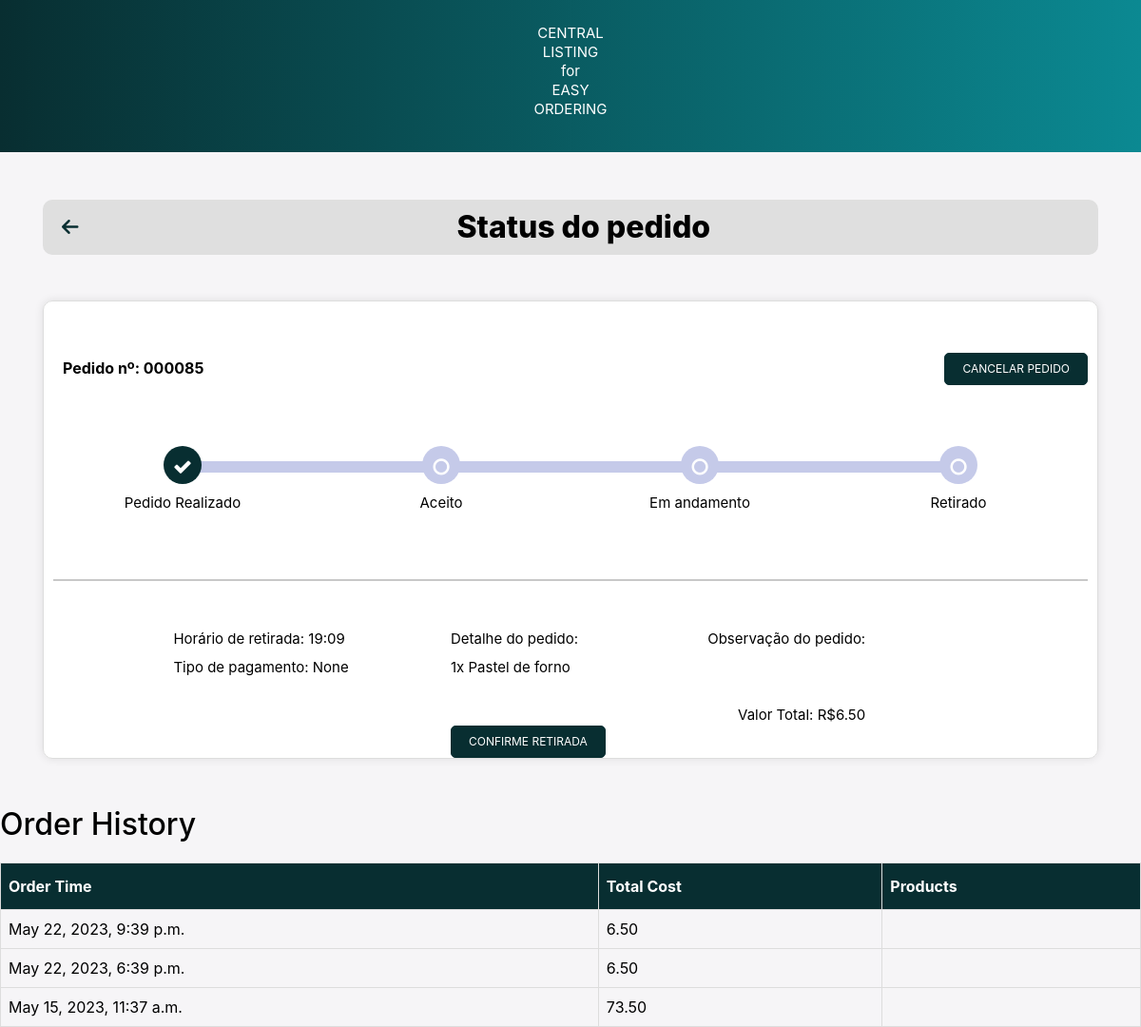
The page /order_status/ (signed in) on the database as committed earlier.
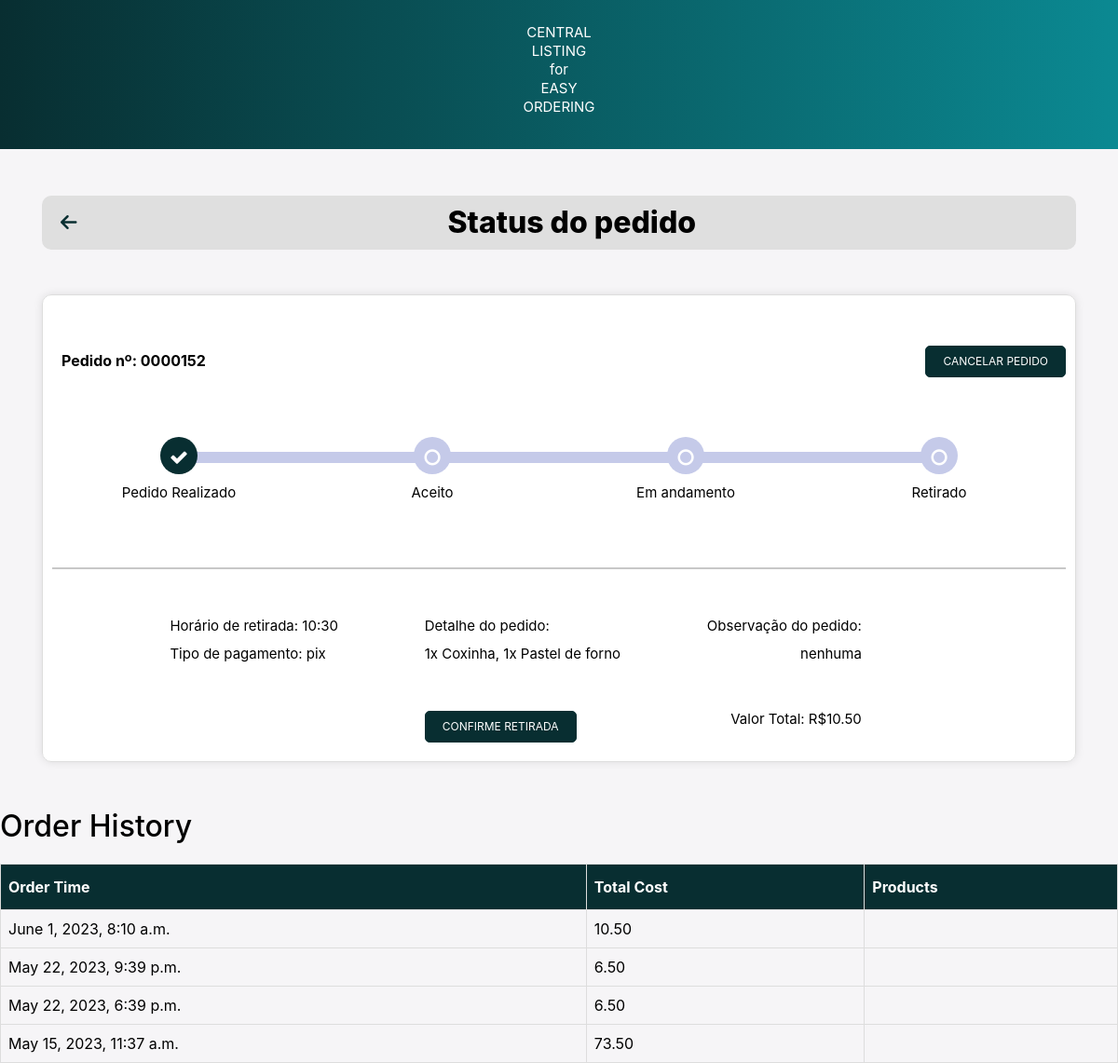
The same page on the database as committed later.
### main/models.py (models this page shows)
class Order(models.Model):
    PAYMENT_METHOD_CHOICES = [
        ('pix', 'PIX'),
        ('credit_card', 'Credit Card'),
    ]
    user = models.ForeignKey(User, on_delete=models.CASCADE)
    order = models.CharField(max_length=1000)
    order_datetime = models.DateTimeField()
    pickup_time = models.DateTimeField()
    total = models.DecimalField(max_digits=6, decimal_places=2)
    obs = models.TextField(blank=True)
    payment_method = models.CharField(max_length=20, choices=PAYMENT_METHOD_CHOICES, null=True)

### main/views.py (the view)
# urls.py: path('order_status/', views.order_status, name='order_status'),
@login_required(login_url='login')
def order_status(request):
    cart = Cart.objects.filter(user=request.user)
    cart_obs = CartObs.objects.filter(user=request.user).last()
    order = Order.objects.filter(user=request.user).last()
    order_history = Order.objects.filter(user=request.user).order_by('-order_datetime')
    if request.method == 'POST':
        messages.success(request, 'Pedido realizado com sucesso!')
        cart.delete()
        cart_obs.delete()
    context = {
        'order': order,
        'order_history': order_history,
    }
    return render(request, 'order_status.html', context)

### templates/order_status.html (shortened to what this page needs)
{% load static %}
<!DOCTYPE html>
<html>
<head>
    <link rel="stylesheet" href="https://cdnjs.cloudflare.com/ajax/libs/font-awesome/6.4.0/css/all.min.css" />
    <link
    rel="stylesheet"
    href="https://cdn.jsdelivr.net/npm/bootstrap@4.3.1/dist/css/bootstrap.min.css"
  />
  <link
    rel="stylesheet"
    href="https://cdnjs.cloudflare.com/ajax/libs/font-awesome/4.7.0/css/font-awesome.css"
  />
  <link rel="stylesheet" type="text/css" href="{% static './css/order_status.css' %}">
</head>
<body>
  <nav>
          <p>CENTRAL<br>LISTING<br>for<br>EASY<br>ORDERING</p>
  </nav>
    <div class="container">
        <div class="top-bar">
            <a id="arrow" href="{% url 'home' %}" class="back-to-home">
                <i class="fas fa-arrow-left"></i>
            </a>
            <h1 class="top-bar-title">Status do pedido</h1>
        </div>
    </div>
    {% if order %}
    <div class="container">
      <div class="card">
        <div class="timeline-container">
          <div class="order_number_text">
            Pedido nº: 0000{{ order.id }}</p>
            <a href="{% url 'cancel_order' %}" class="btn btn-primary custom-btn" id="cancelar_pedido" style="text-decoration:none" name="cancel_order">Cancelar pedido</a>
          </div>
          <ul id="progressbar" class="text-center">
            <li class="step0">
              <div class="step-container">
                <p class="status-text">Pedido Realizado</p>
              </div>
            </li>
            <li class="step0">
              <div class="step-container">
                <p class="status-text">Aceito</p>
              </div>
            </li>
            <li class="step0">
              <div class="step-container">
                <p class="status-text">Em andamento</p>
              </div>
            </li>
            <li class="step0">
              <div class="step-container">
                <p class="status-text">Retirado</p>
              </div>
            </li>
          </ul>
          <br><br><br><br><br>
          <div class="track-order">
            <hr>
            <div class="row d-flex justify-content-between px-3 top">
              <div>
                <p>Horário de retirada: {{ order.pickup_time|date:"H:i"}}</p>
                <p>Tipo de pagamento: {{ order.payment_method }}</p>
              </div>
              <div>
                <p>Detalhe do pedido:</p>
                <p>{{order.order}}</p>
                <button id="advance" class="btn btn-primary custom-btn">Confirme retirada</button>
              </div>
              <div class="d-flex flex-column text-sm-right">
                <p>Observação do pedido:</p>
                <p>{{ order.obs }}</p>
                <p><br><br>Valor Total: R${{order.total}}</p>
              </div>
            </div>
          </div>
        </div>
      </div>
    </div>
    {% endif %}
    <h2>Order History</h2>
    <div class="order-history-container">
        <table class="order-history-table">
            <thead>
                <tr>
                    <th>Order Time</th>
                    <th>Total Cost</th>
                    <th>Products</th>
                </tr>
            </thead>
            <tbody>
                {% for order in order_history %}
                    <tr>
                        <td>{{ order.order_datetime }}</td>
                        <td>{{ order.total }}</td>
                        <td>
                        </td>
                    </tr>
                {% endfor %}
            </tbody>
        </table>
    </div>
</body>
</html>

### static/css/order_status.css (style rules this page uses)
* { box-sizing: border-box; margin: 0; padding: 0; }
nav { background: linear-gradient(90deg, #082E31, #0b8992); padding: 5px; text-align: center; font-size: 15px; width: 100%; color: #fff; margin-bottom: 50px; font-weight: normal; }
.top-bar { display: flex; align-items: center; padding: 10px 20px; background-color: #dfdfdf; border-radius: 10px; width: 100%; margin: 0 auto; position: relative; }
.top-bar-title { flex-grow: 1; margin: 0; font-size: 32px; text-align: center; }
.back-to-home { color: #082E31; font-size: 20px; margin-right: 10px; }
body { color: #000; overflow-x: hidden; height: 100%; background-color: #f6f5f7; background-repeat: no-repeat; }
.card { z-index: 0; background-color: #fff; padding-bottom: 0px; margin-top: 48px; border-radius: 10px; border: 0px solid rgba(0,0,0,.125); margin-bottom: 50px; }
.top { padding-top: 30px; padding-left: 13% !important; padding-right: 13% !important; }
#progressbar { margin-bottom: 1px; padding-left: 0; margin-top: 70px; }
#progressbar li { list-style-type: none; font-size: 13px; width: 25%; float: left; position: relative; font-weight: 400; }
#progressbar .step0::before { font-family: FontAwesome; content: '\f10c'; color: #fff; }
#progressbar li::before { width: 40px; height: 40px; line-height: 45px; display: block; font-size: 20px; background: #c5cae9; border-radius: 50%; margin: auto; padding: 0; }
#progressbar li::after { content: ''; width: 100%; height: 12px; background-color: #c5cae9; position: absolute; top: 16px; left: 0; z-index: -1; }
#progressbar li:last-child::after { border-top-right-radius: 10px; border-bottom-right-radius: 10px; position: absolute; left: -50%; }
#progressbar li:nth-child(2)::after, #progressbar li:nth-child(3)::after { left: -50%; }
#progressbar li:first-child::after { border-top-left-radius: 10px; border-bottom-right-radius: 10px; position: absolute; left: 50%; }
#progressbar li.active::before, #progressbar li.active::after { background-color: #082E31; transition: background 1.0s; }
#progressbar li.active::before { font-family: FontAwesome; content: '\f00c'; color: #fff; }
.status-text { text-align: center; margin-top: 10px; }
.step-container { display: flex; flex-direction: column; align-items: center; justify-content: center; }
.container .card .row { margin-bottom: 20px; }
.container .card .row p { margin: 0; padding: 5px 0; }
.container .card .row .d-flex { flex-direction: column; align-items: flex-start; }
.container .card .row .text-sm-right { align-items: flex-end; }
hr { background-color: #dfdfdf; border-width: 2px; }
.timeline-container { border: 1px solid #ddd; border-radius: 10px; padding: 10px; box-shadow: 0px 0px 10px rgba(0,0,0,0.1); padding-top: 48px; }
.track-order { margin-top: 20px; }
h1 { font-weight: bold; font-weight: 800; }
p { font-size: 15px; line-height: 20px; margin: 20px 0 30px; }
.order_number_text { padding-top: 10px; padding-left: 10px; font-size: 16px; font-weight: bolder; }
.btn { text-transform: uppercase; font-size: 12px; padding: 7px 18px; border-radius: 5px; cursor: pointer; text-decoration: none; }
.btn-primary { background-color: #082E31; color: #fff; border: 1px solid #082E31; }
#cancelar_pedido { position: relative; float: right; bottom: 58px; }
#advance { position: relative; top: 46px; }
.order-history-table { width: 100%; margin-top: 20px; border-collapse: collapse; }
.order-history-table th, .order-history-table td { border: 1px solid #ddd; padding: 8px; }
.order-history-table th { padding-top: 12px; padding-bottom: 12px; text-align: left; background-color: #082E31; color: white; }

Rows that differ between the two databases and show on the page:
added Order: id "152", pickup_time "10:30", payment_method "pix", order "1x Coxinha, 1x Pastel de forno", obs "nenhuma", total "10.50", order_datetime "June 1, 2023, 8:10 a.m."
Other text that changed with them:
{{ order.id }}: "85" → "152"
{{ order.pickup_time|date:"H:i" }}: "19:09" → "10:30"
{{ order.payment_method }}: "None" → "pix"
{{ order.order }}: "1x Pastel de forno" → "1x Coxinha, 1x Pastel de forno"
{{ order.total }}: "6.50" → "10.50"
